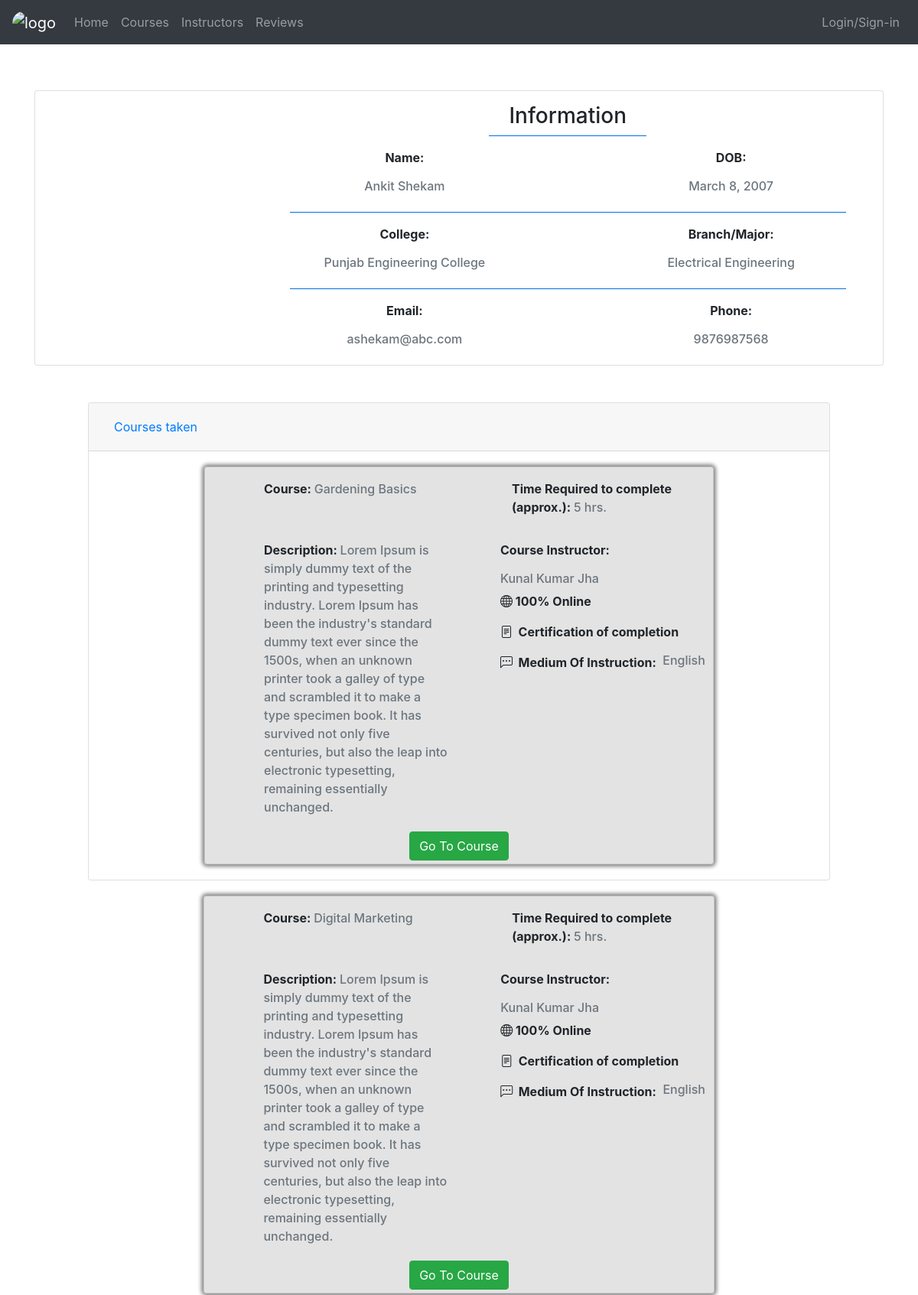
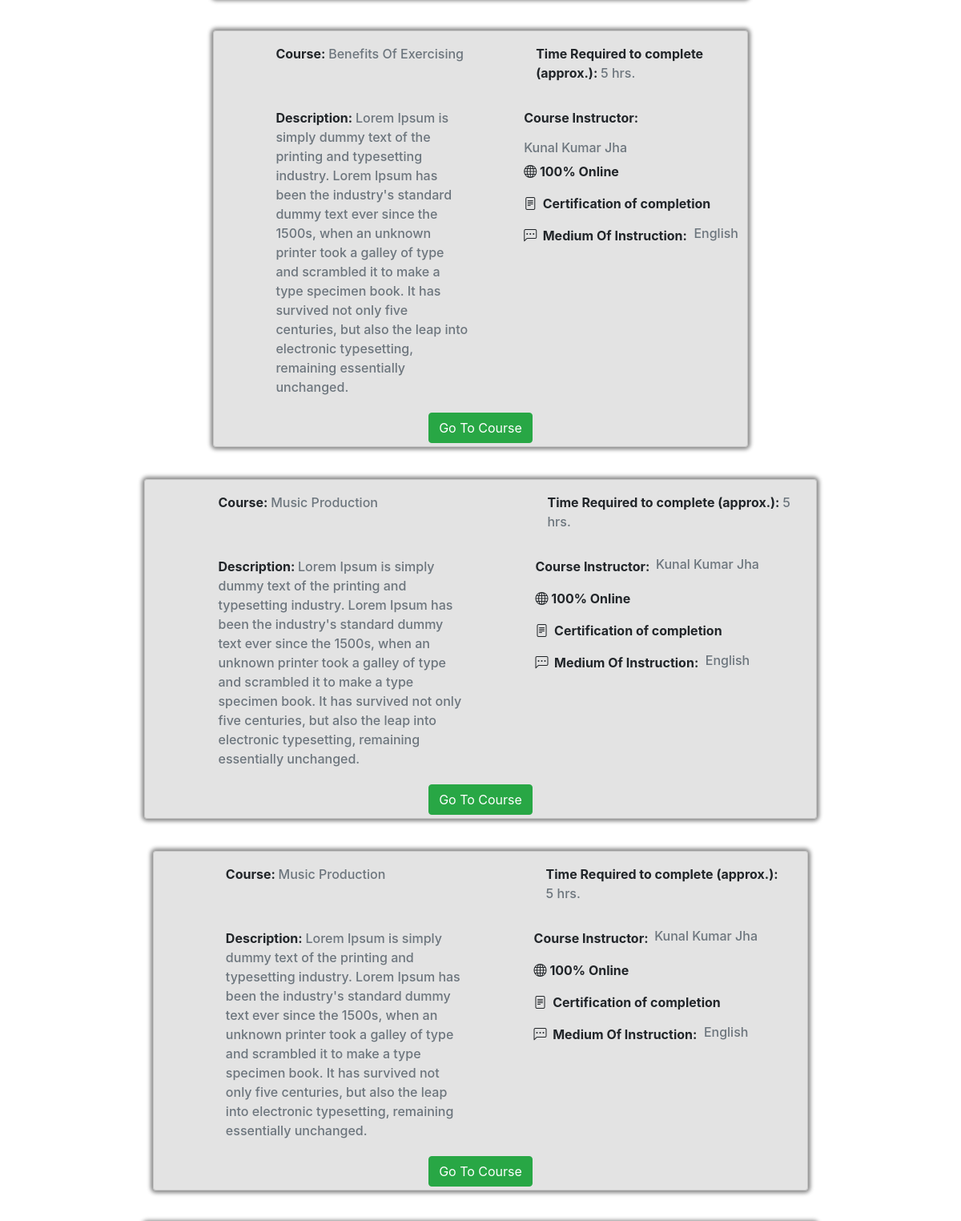
The page /dashboard/ (signed in, upper part) on the database its author committed (2 pictures, top to bottom).
### dashboard/models.py (models this page shows)
class student_details(models.Model):
    username = models.ForeignKey(User,default=1,on_delete=models.SET_DEFAULT)
    dob = models.DateField(null=True)
    name = models.CharField(null=True,max_length=300)
    college = models.CharField(max_length=300,null=True)
    branch = models.CharField(max_length=300,null=True)
    email = models.CharField(max_length=300,null=True)
    phone = models.CharField(max_length=11,null=True)
    photo = models.ImageField(blank = True,null=True)
    courses = models.TextField(null=True,blank=True)

class courses_enrolled(models.Model):
    username = models.ForeignKey(User,default=1,on_delete=models.SET_DEFAULT)
    course_name = models.ForeignKey(course,default=1,on_delete=models.SET_DEFAULT)

### content/models.py (models this page shows)
class course(models.Model):
    course_name = models.CharField(max_length=300)
    course_id = models.IntegerField()
    course_info = models.TextField()
    instructor_name = models.CharField(max_length=300)
    course_slug = models.SlugField(default='course')
    completion_time = models.CharField(max_length=50)
    course_thumbnail = models.ImageField(blank=True)
    def __str__(self):
        return self.course_name

### dashboard/views.py (the view)
# urls.py: path('',views.view_dashboard,name="dashboard"),
def view_dashboard(request):
    current_user = request.user
    print(current_user)
    enrolled = []
    quizes = []
    for course in courses_enrolled.objects.all():
        if course.username == current_user:
            enrolled.append(course)
    for q in quiz.objects.all():
        print(q.course_name)
        for e in enrolled:
            if e.course_name == q.course_name:
                print('true')
                quizes.append(q)
    for student in student_details.objects.all():
        if student.username == current_user:
            target_student = student
    print(target_student)
    print(enrolled)
    print(quizes)
    return render(request,'student-dashboard.html',{'student':target_student,'courses':enrolled, 'quizes' : quizes})

### quiz/models.py (called while the page is built)
    def __str__(self):
        return self.quiz_name

### templates/student-dashboard.html (shortened to what this page needs)
{% extends "includes/header_new.html" %}
{%block content%}
	{%load static%}
	<div class="container my-5">
		<div class="card">
			<div class="row">
				<div class="col-md-3 col-sm-12" style="padding: 0px;">
				</div>
				<div class="col-md-9 col-sm-12 " style="text-align: center;">
					<h3 class="mt-3 mb-2">Information</h3>
					<hr class="bg-primary mt-0 w-25">
					<div class="row my-3">
						<div class="col-sm-6">
							<p class="font-weight-bold">Name:</p>
								<h6 class=" text-muted">{{student.name}}</h6>
						</div>
						<div class="col-sm-6">
							<p class="font-weight-bold">DOB:</p>
								<h6 class="text-muted">{{student.dob}}</h6>
						</div>
					</div>
					<hr class="bg-primary mx-5">
					<div class="row my-3">
						<div class="col-sm-6">
							<p class="font-weight-bold">College:</p>
								<h6 class=" text-muted">{{student.college}}</h6>
						</div>
						<div class="col-sm-6">
							<p class="font-weight-bold">Branch/Major:</p>
								<h6 class="text-muted">{{student.branch}}</h6>
						</div>
					</div>
					<hr class="bg-primary mx-5">
					<div class="row my-3">
						<div class="col-sm-6">
							<p class="font-weight-bold">Email:</p>
								<h6 class=" text-muted">{{student.email}}</h6>
						</div>
						<div class="col-sm-6">
							<p class="font-weight-bold">Phone:</p>
								<h6 class="text-muted">{{student.phone}}</h6>
						</div>
					</div>
				</div>
			</div>
		</div>
	</div>
   <div class="container-fluid">
      <div class="row">
         <div class="col-lg-10 offset-lg-1 ">
            <div id="accordion">
               <div class="card">
                  <div class="card-header" id="headingOne">
                     <h5 class="mb-0">
                     <button class="btn btn-link" data-toggle="collapse" data-target="#collapseOne" aria-expanded="true" aria-controls="collapseOne">
                        Courses taken
                     </button>
                     </h5>
                  </div>
				  {%for c in courses%}
                  <div id="collapseOne" class="collapse show" aria-labelledby="headingOne" data-parent="#accordion">
                     <div class="card-body">
                        <div class="container col-md-9 col-sm-10 mx-auto">
                           <div class="card"  style="background-color: #b4b4b45f; box-shadow: 0px 0px 5px 3px #888888;">
                              <div class="row mx-2">
                                 <div class="col-md-5 offset-md-1 my-3">
                                    <p class="font-weight-bold" style="display: inline;">Course: </p>
                                    <h6 class="text-muted" style="display: inline;"> {{c.course_name}} </h6>
                                 </div>
                                 <div class="col-md-5 offset-md-1 my-3">
                                    <p class="font-weight-bold" style="display: inline;">Time Required to complete (approx.): </p>
                                    <h6 class="text-muted" style="display: inline;">5 hrs.</h6>
                                 </div>
                              </div>
                              <div class="row mx-2">
                                 <div class="col-md-5 offset-md-1 my-3">
                                    <p class="font-weight-bold" style="display: inline;">Description: </p>
                                    <h6 class="text-muted" style="display: inline;">Lorem Ipsum is simply dummy text of the printing and typesetting
                                       industry. Lorem Ipsum has been the industry's standard dummy text ever since the 1500s, when an unknown printer
                                       took a galley of type and scrambled it to make a type specimen book. It has survived not only five centuries, but
                                       also the leap into electronic typesetting, remaining essentially unchanged.
                                    </h6>
                                 </div>
                                 <div class="col-md-5 offset-md-1 my-3">
                                    <div class="row">
                                       <p class="font-weight-bold" style="display: inline;">Course Instructor: &nbsp;</p>
                                       <h6 class="text-muted" style="display: inline;"> Kunal Kumar Jha</h6>
                                    </div>
                                    <div class="row">
                                       <i class="bi bi-globe"></i>
                                       <p class="font-weight-bold" style="display: inline;"> &nbsp;100% Online </p>
                                    </div>
                                    <div class="row">
                                       <i class="bi bi-file-text"></i>
                                       <p class="font-weight-bold" style="display: inline;">&nbsp; Certification of completion</p>
                                    </div>
                                    <div class="row">
                                       <i class="bi bi-chat-left-dots"></i>
                                       <p class="font-weight-bold" style="display: inline;">&nbsp; Medium Of Instruction: </p>
                                       <h6 class="text-muted" style="display: inline;">&nbsp; English</h6>
                                    </div>
                                 </div>
                              </div>
                              <div class="row mx-auto my-1">
                                    <a href="#" class="btn btn-success">Go To Course</a>
                                 </div>
                              </div>
                           </div>
                        </div>
                     </div>
                  </div>
				  {%endfor%}
{%endblock%}

### rows shown on the page
student_details: name "Ankit Shekam", dob "March 8, 2007", college "Punjab Engineering College", branch "Electrical Engineering", email "ashekam@abc.com", phone "9876987568"
courses_enrolled: course_name "Gardening Basics"
courses_enrolled: course_name "Digital Marketing"
courses_enrolled: course_name "Benefits Of Exercising"
courses_enrolled: course_name "Music Production"
courses_enrolled: course_name "Music Production"
